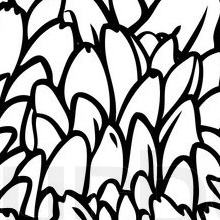
%> input picture test8.jpg, 220 x 220 px
$ octave SE102_MATLAB_proejct.m   (GNU Octave 9; MATLAB toolbox functions it lacks are replaced by stand-ins)
%> lines starting %> are read from the running program, lines starting %| are printed output that depends on the picture; in (x1, y1, x2, y2) boxes, pixels count from 0 and x2, y2 are one past the last pixel; in counts of white or black regions, pixels touching at a corner belong together; the program's own positions count from 1
A = imread('test8.jpg');
%> A is the input picture: size 220x220 uint8; min 0, max 255, mean 167.8
A_BW = A(:, : , 1);

% Change original image to Black and White image
for i=1:size(A,1)
    for j=1:size(A,2)
        if (A_BW(i, j) < 200)
            A_BW(i, j) = 0;
        else
            A_BW(i, j) = 255;
        end
    end
end
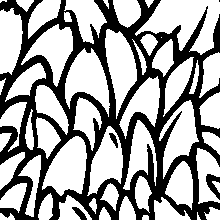
%> A_BW: size 220x220 uint8; 63% white; 5 black regions (1 under 20 px), largest, box (x1, y1, x2, y2) and area: (0, 0, 220, 220) 17544, (206, 174, 220, 200) 185, (72, 207, 87, 220) 90, (109, 133, 118, 148) 64

%Finding borders in Row direction
%Intialize
row_border = 0;
for i=1:size(A_BW, 1)
    row_border_search = find(A_BW(i, :) == 0); %Find the black lines
    borders = 0; %borders represent how much distinct lines exist
    temp = 1; %temp marks the start of new border
    for j=2: length(row_border_search)-1
        if (row_border_search(j+1) - row_border_search(j) > 1)
            borders = borders+1; %count borders since we found disctinct line
            row_border(borders, i) = mean(row_border_search(temp:j)); %calculate
            %the mean value of the line
            temp = j+1; %set new temp
        end
    end
    if (isempty(row_border_search)==0) %By above logic,
        %we cannot calculate the "last" border; so we do it manually.
        row_border(borders+1, i) = mean(row_border_search(temp:end));
    end
end

%Finding borders(again with columns, same logic)
column_border = 0;
for i=1:size(A_BW, 2)
    column_border_search = find(A_BW(:,i)==0);
    borders = 0;
    temp = 1;
    for j=1:length(column_border_search)-1
        if (column_border_search(j+1) - column_border_search(j) > 1)
            borders = borders+1;
            column_border(borders, i) = mean(column_border_search(temp:j));
            temp = j+1;
        end
    end
    if (isempty(column_border_search)==0)
        column_border(borders+1, i) = mean(column_border_search(temp:end));
    end
end

%Since we marked the borders with relative order, problem occurs when new
%border is calculated, since the computer cannot distinguish between
%existing nth border and new nth border. So we manually distinguish them by
%calculating the difference; if there are countable difference, then they
%must be different borders.
for i=1:size(row_border, 1)
    temp = size(row_border, 2); %Now we count backwards, since it's a lot easier
    for j=size(row_border, 2):-1:2
        if (abs(row_border(i, j)-row_border(i, j-1))>2)
            row_border = [row_border ; zeros(1, size(row_border, 2))]; %We make
            %new row and save it there
            row_border(end, j:temp) = row_border(i, j:temp);
            row_border(i, j:temp) = zeros(1, temp-j+1);
            temp = j-1;
        end
    end
end
%> this loop made 15 passes
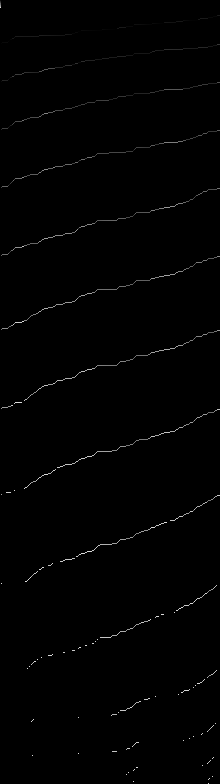
%> row_border: size 784x220 double; min 0, max 220, mean 1.4

%Same logic, now for columns
for i=1:size(column_border, 1)
    temp = size(column_border, 2);
    for j=size(column_border, 2):-1:2
        if (abs(column_border(i, j)-column_border(i, j-1))>2)
            column_border = [column_border ; zeros(1, size(column_border, 2))];
            column_border(end, j:temp) = column_border(i, j:temp);
            column_border(i, j:temp) = zeros(1, temp-j+1);
            temp = j-1;
        end
    end
end
%> this loop made 8 passes
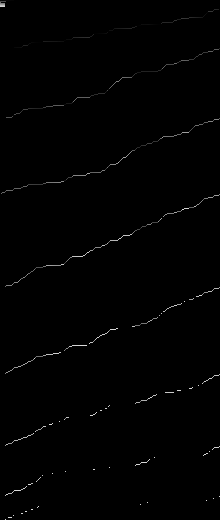
%> column_border: size 520x220 double; min 0, max 220, mean 1.3

%show original image
image(A)
hold on;

%Now we plot the graph
for i=1:size(row_border, 1)
    %We make sure x and y values coincide
    x = 1:size(A_BW, 1);
    row_border_new = row_border(i, :);
    x(length(row_border_new)+1:end) = [];
    zero_in_row = find(row_border_new == 0);
    row_border_new(zero_in_row) = [];
    x(zero_in_row) = [];

    %We ignore matrixes that has only one value; we can't plot it & it
    %doesn't matter anyway.
    if(length(row_border_new) > 2)
        xq = x(1):0.1:x(end);
        y = spline(x, row_border_new, xq); %we use spline to interpolate between
    %points, pchip can be alternatively used (Google it)
        plot(row_border_new,x, 'Linewidth', 3, 'Color', 'r')
    else
        plot(row_border_new,x,'Linewidth', 3, 'Color', 'r')
    end
end
%> after the loop, xq = 41 values from 113 to 117; y = 41 values, max 198.1 at index 36, min 197.4 at index 17, mean 197.7

for i=1:size(column_border, 1)
    x = 1:size(A_BW, 2);
    column_border_new = column_border(i, :);
    x(length(column_border_new)+1:end) = [];
    zero_in_column = find(column_border_new == 0);
    column_border_new(zero_in_column) = [];
    x(zero_in_column) = [];

    if(length(column_border_new) > 2)
        xq = x(1):0.1:x(end);
        y = spline(x, column_border_new, xq);
        plot(x, column_border_new, 'Linewidth', 3, 'Color', 'r')
    else
        plot(x, column_border_new, 'Linewidth', 3, 'Color', 'r')
    end
    axis([0 size(A_BW, 1) 0 size(A_BW, 2)])
end
%> after the loop, xq = 31 values from 9 to 12; y = 31 values, max 213.1 at index 4, min 210.8 at index 25, mean 211.9
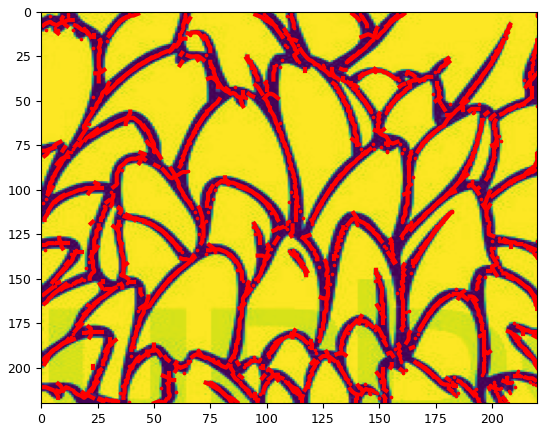
%> figure redrawn from the program's plot data
hold off;

%Now what? we have to:
%1. Find a way to "smartly" distinguish between row and column border
%search
%2. Find a way to use this result.
